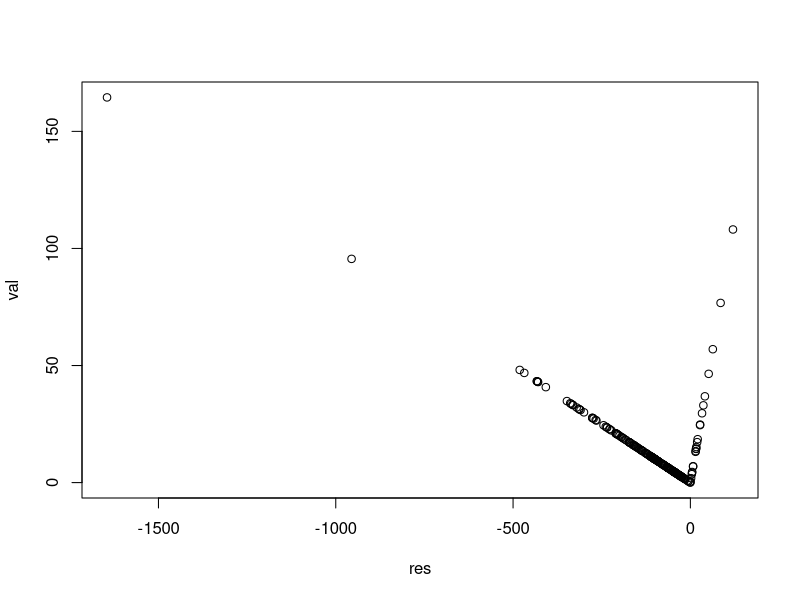

The R source for this figure:

# EXAMPLE OF QUANTILE REGRESSION

library(quantreg) 
data(engel) 
y<-cbind(engel[,2]) 
x<-cbind(rep(1,length(engel[,1])),engel[,1]) 
x1<-engel[,1]
bhat.ls<-solve(t(x)%*%x)%*%t(x)%*%y 

# QUANTILES 
quant=.9 
  
fr.1=function(B) 
	{ # objective function
	pred<- x%*%B 
	res=y-pred
	val=abs(ifelse(res>0,
		quant*res,# slope of quantile if residual is > 0
		(1-quant)*res))# # 1- slope of quantile if residual is < 0
	return(sum(val))
	} 


result=optim(bhat.ls,fr.1,method="BFGS") 
result$par 

rq(y~x1,tau=quant) 


y_hat<- x %*% result$par
res<- y-y_hat
val=abs(ifelse(res>0,
		quant*res,# slope of quantile if residual is > 0
		(1-quant)*res))# # 1- slope of quantile if residual is < 0
plot(res,val)






